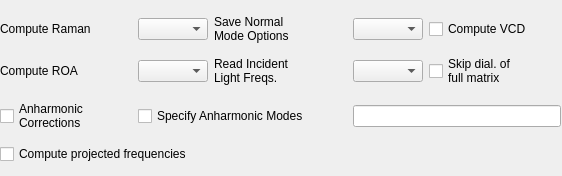
<?xml version="1.0" encoding="UTF-8"?>
<ui version="4.0">
 <class>Form</class>
 <widget class="QWidget" name="Form">
  <property name="geometry">
   <rect>
    <x>0</x>
    <y>0</y>
    <width>562</width>
    <height>176</height>
   </rect>
  </property>
  <property name="windowTitle">
   <string>Form</string>
  </property>
  <widget class="QWidget" name="">
   <property name="geometry">
    <rect>
     <x>0</x>
     <y>10</y>
     <width>561</width>
     <height>161</height>
    </rect>
   </property>
   <layout class="QGridLayout" name="gridLayout">
    <item row="0" column="0">
     <widget class="QLabel" name="label">
      <property name="text">
       <string>Compute Raman</string>
      </property>
     </widget>
    </item>
    <item row="0" column="1">
     <widget class="QComboBox" name="comboBox">
      <property name="maximumSize">
       <size>
        <width>70</width>
        <height>16777215</height>
       </size>
      </property>
     </widget>
    </item>
    <item row="0" column="2">
     <widget class="QLabel" name="label_3">
      <property name="text">
       <string>Save Normal
Mode Options</string>
      </property>
     </widget>
    </item>
    <item row="0" column="3">
     <widget class="QComboBox" name="comboBox_3">
      <property name="maximumSize">
       <size>
        <width>70</width>
        <height>16777215</height>
       </size>
      </property>
     </widget>
    </item>
    <item row="0" column="4">
     <widget class="QCheckBox" name="checkBox_4">
      <property name="text">
       <string>Compute VCD</string>
      </property>
     </widget>
    </item>
    <item row="1" column="0">
     <widget class="QLabel" name="label_2">
      <property name="text">
       <string>Compute ROA</string>
      </property>
     </widget>
    </item>
    <item row="1" column="1">
     <widget class="QComboBox" name="comboBox_2">
      <property name="maximumSize">
       <size>
        <width>70</width>
        <height>16777215</height>
       </size>
      </property>
     </widget>
    </item>
    <item row="1" column="2">
     <widget class="QLabel" name="label_4">
      <property name="text">
       <string>Read Incident
Light Freqs.</string>
      </property>
     </widget>
    </item>
    <item row="1" column="3">
     <widget class="QComboBox" name="comboBox_4">
      <property name="maximumSize">
       <size>
        <width>70</width>
        <height>16777215</height>
       </size>
      </property>
     </widget>
    </item>
    <item row="1" column="4">
     <widget class="QCheckBox" name="checkBox_5">
      <property name="text">
       <string>Skip dial. of
full matrix</string>
      </property>
     </widget>
    </item>
    <item row="2" column="0">
     <widget class="QCheckBox" name="checkBox_2">
      <property name="text">
       <string>Anharmonic
Corrections</string>
      </property>
     </widget>
    </item>
    <item row="2" column="1" colspan="2">
     <widget class="QCheckBox" name="checkBox">
      <property name="text">
       <string>Specify Anharmonic Modes</string>
      </property>
     </widget>
    </item>
    <item row="2" column="3" colspan="2">
     <widget class="QLineEdit" name="lineEdit"/>
    </item>
    <item row="3" column="0" colspan="3">
     <widget class="QCheckBox" name="checkBox_3">
      <property name="text">
       <string>Compute projected frequencies</string>
      </property>
     </widget>
    </item>
   </layout>
  </widget>
 </widget>
 <resources/>
 <connections/>
</ui>
